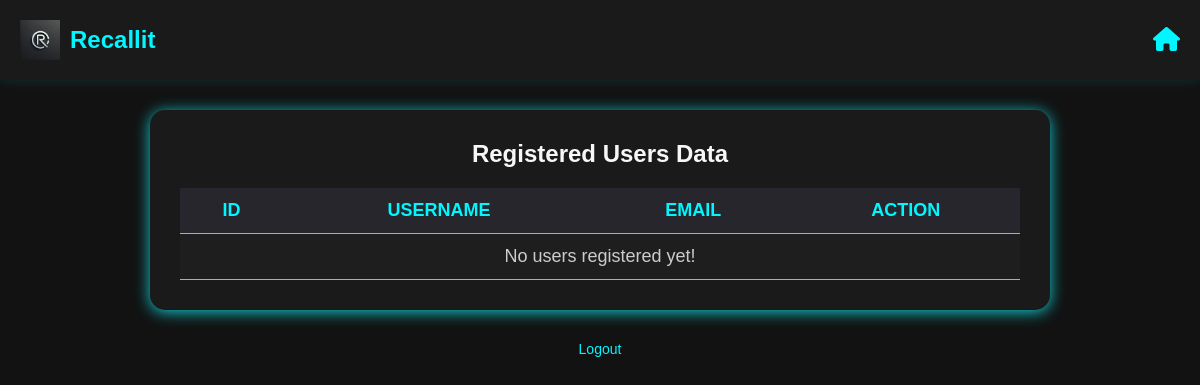
Before: /admin/admin_index.php with the older database file.
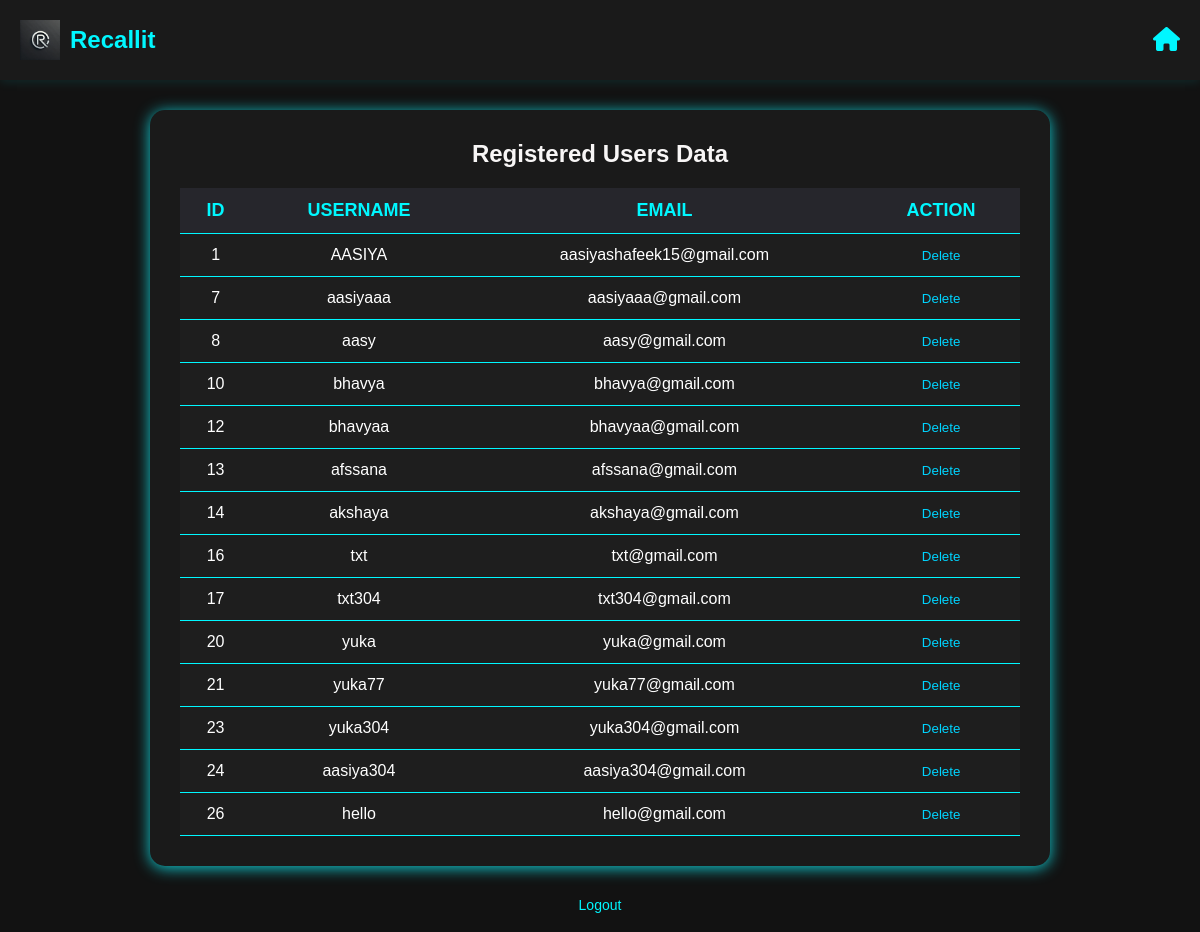
After: the same page with the newer database file.
### tables this page shows
CREATE TABLE `users` (
  `id` int(11) NOT NULL,
  `username` varchar(50) NOT NULL,
  `email` varchar(100) NOT NULL,
  `PASSWORD` varchar(255) NOT NULL,
  `created_at` timestamp NOT NULL DEFAULT current_timestamp()
);

### admin/admin_index.php (the view, shortened to what this page needs)
<?php
require_once __DIR__ . '/../common/config.php';
$sql = "SELECT id, username, email FROM users";
$result = $conn->query($sql);
?>
<!DOCTYPE html>
<html lang="en">
<head>
  <link rel="stylesheet" href="https://cdnjs.cloudflare.com/ajax/libs/font-awesome/6.0.0/css/all.min.css">
</head>
<body>
  <div class="view-header">
    <div class="logo-section">
      <img src="logo.png" alt="RecallIt Logo" class="logo">
      <span class="logo-name">Recallit</span>
    </div>
    <div class="home-section">
      <a href="admin_login.php" class="home-link">
        <i class="fas fa-home"></i>
      </a>
    </div>
  </div>
  <div class="table-container">
    <h2>Registered Users Data</h2>
    <table>
      <thead>
        <tr>
          <th>id</th>
          <th>Username</th>
          <th>Email</th>
          <th>Action</th>
        </tr>
      </thead>
      <tbody>
        <?php
        if ($result->num_rows > 0) {
            while ($row = $result->fetch_assoc()) {
                echo "<tr>";
                echo "<td>" . $row['id'] . "</td>";
                echo "<td>" . $row['username'] . "</td>";
                echo "<td>" . $row['email'] . "</td>";
                echo "<td>
                <form method='POST' action='" . htmlspecialchars($_SERVER["PHP_SELF"]) . "'>
                    <input type='hidden' name='id' value='" . htmlspecialchars($row["id"]) . "'>
                    <button type='submit' class='delete-link' style='background:none;border:none;color:#00d4ff;cursor:pointer;' onclick='return confirmDelete();'>Delete</button>
                </form>
                      </td>";
                echo "</tr>";
            }
        }else{
            echo "<tr><td colspan='4' class='empty-message'>No users registered yet!</td></tr>";
        }
        ?>
      </tbody>
    </table>
  </div>
  <div class="back-section">
    <a href="admin_login.php" class="back-link">
      Logout
    </a>
    <br><br>
  </div>
</body>
</html>

### admin/admin_index.php (style rules this page uses)
* { margin: 0; padding: 0; box-sizing: border-box; }
body { width: 100vw; height: 100vh; background-color: #121212; color: #f8f6f6; font-family: 'Poppins', sans-serif; display: flex; flex-direction: column; align-items: center; }
.view-header { display: flex; justify-content: space-between; align-items: center; padding: 20px; background-color: #1a1a1a; box-shadow: 0 2px 10px rgba(0, 247, 255, 0.1); width: 100%; }
.logo-section { display: flex; align-items: center; }
.logo { width: 40px; height: 40px; margin-right: 10px; }
.logo-name { font-size: 24px; color: #00f7ff; font-weight: bold; }
.home-section .home-link { font-size: 24px; color: #00f7ff; text-decoration: none; transition: color 0.3s ease; }
.back-link { font-size: 14px; color: #00f7ff; text-decoration: none; transition: color 0.3s ease; }
.table-container { width: 90%; max-width: 900px; background-color: #1a1a1a; padding: 30px; border-radius: 15px; box-shadow: 0 2px 15px rgba(18, 239, 247, 0.849); margin: 30px auto; text-align: center; }
table { width: 100%; border-collapse: collapse; margin-top: 20px; }
th, td { padding: 12px; text-align: center; border-bottom: 1px solid #00f7ff; }
th { background-color: #26262c; color: #00f7ff; font-size: 18px; text-transform: uppercase; }
td { background-color: #1e1e1e; color: #ffffff; }
.delete-link { color: #00d4ff; text-decoration: none; transition: color 0.3s ease; }
.empty-message { color: #ccc; font-size: 18px; margin-top: 20px; }

Changed rows visible on the page:
added users: id "1", username "AASIYA", email "aasiyashafeek15@gmail.com"
added users: id "7", username "aasiyaaa", email "aasiyaaa@gmail.com"
added users: id "8", username "aasy", email "aasy@gmail.com"
added users: id "10", username "bhavya", email "bhavya@gmail.com"
added users: id "12", username "bhavyaa", email "bhavyaa@gmail.com"
added users: id "13", username "afssana", email "afssana@gmail.com"
added users: id "14", username "akshaya", email "akshaya@gmail.com"
added users: id "16", username "txt", email "txt@gmail.com"
added users: id "17", username "txt304", email "txt304@gmail.com"
added users: id "20", username "yuka", email "yuka@gmail.com"
added users: id "21", username "yuka77", email "yuka77@gmail.com"
added users: id "23", username "yuka304", email "yuka304@gmail.com"
added users: id "24", username "aasiya304", email "aasiya304@gmail.com"
added users: id "26", username "hello", email "hello@gmail.com"
Other visible differences:
text no longer shown: "No users registered yet!"
